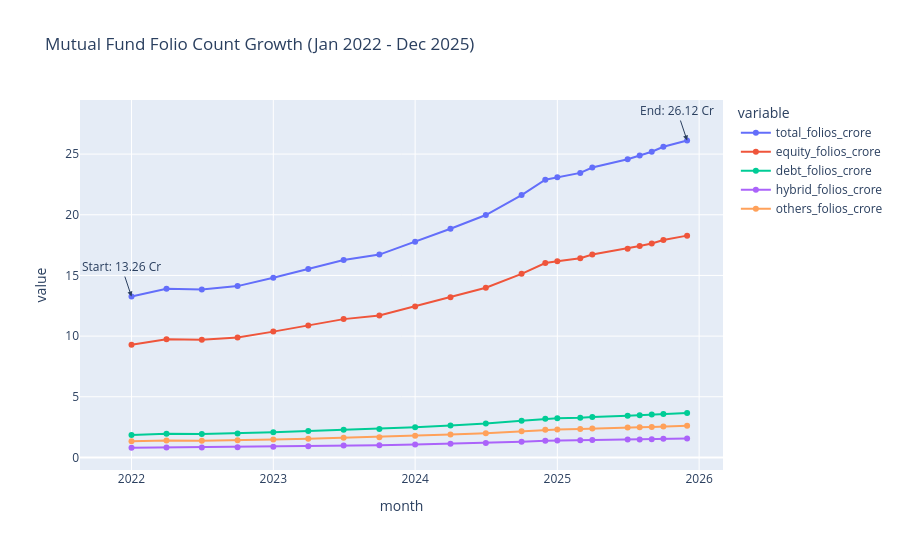

This figure's notebook cell:
### Code cell
# Load folio count data
folio_df = pd.read_csv("data/raw/06_industry_folio_count.csv")
print(folio_df.columns.tolist())
print(folio_df.head())

# Auto-detect date and value columns
date_col = folio_df.columns[0]
value_cols = [c for c in folio_df.columns if 'folio' in c.lower() or 'crore' in c.lower()]

fig = px.line(
    folio_df,
    x=date_col,
    y=value_cols if value_cols else folio_df.columns[1],
    title="Mutual Fund Folio Count Growth (Jan 2022 - Dec 2025)",
    markers=True
)

# Mark milestones (start and end)
fig.add_annotation(
    x=folio_df[date_col].iloc[0],
    y=folio_df[value_cols[0]].iloc[0] if value_cols else folio_df.iloc[0, 1],
    text=f"Start: {folio_df.iloc[0, 1]} Cr",
    showarrow=True, arrowhead=2
)
fig.add_annotation(
    x=folio_df[date_col].iloc[-1],
    y=folio_df[value_cols[0]].iloc[-1] if value_cols else folio_df.iloc[-1, 1],
    text=f"End: {folio_df.iloc[-1, 1]} Cr",
    showarrow=True, arrowhead=2
)

fig.update_layout(height=550)
fig.show()

fig.write_image("reports/folio_growth_chart.png", width=1400, height=700)
print("✅ Chart saved to reports/folio_growth_chart.png")

### Figure 1 — Plotly figure (JSON) as saved in the notebook; plotly's stock layout.template omitted (floating-point values rounded to 4 significant figures)
{"data": [{"hovertemplate": "variable=total_folios_crore<br>month=%{x}<br>value=%{y}<extra></extra>", "legendgroup": "total_folios_crore", "line": {"color": "#636efa", "dash": "solid"}, "marker": {"symbol": "circle"}, "mode": "lines+markers", "name": "total_folios_crore", "orientation": "v", "showlegend": true, "type": "scatter", "x": ["2022-01", "2022-04", "2022-07", "2022-10", "2023-01", "2023-04", "2023-07", "2023-10", "2024-01", "2024-04", "2024-07", "2024-10", "2024-12", "2025-01", "2025-03", "2025-04", "2025-07", "2025-08", "2025-09", "2025-10", "2025-12"], "xaxis": "x", "y": [13.26, 13.91, 13.85, 14.12, 14.81, 15.54, 16.28, 16.72, 17.78, 18.85, 19.98, 21.62, 22.89, 23.1, 23.45, 23.89, 24.57, 24.89, 25.19, 25.6, 26.12], "yaxis": "y"}, {"hovertemplate": "variable=equity_folios_crore<br>month=%{x}<br>value=%{y}<extra></extra>", "legendgroup": "equity_folios_crore", "line": {"color": "#EF553B", "dash": "solid"}, "marker": {"symbol": "circle"}, "mode": "lines+markers", "name": "equity_folios_crore", "orientation": "v", "showlegend": true, "type": "scatter", "x": ["2022-01", "2022-04", "2022-07", "2022-10", "2023-01", "2023-04", "2023-07", "2023-10", "2024-01", "2024-04", "2024-07", "2024-10", "2024-12", "2025-01", "2025-03", "2025-04", "2025-07", "2025-08", "2025-09", "2025-10", "2025-12"], "xaxis": "x", "y": [9.28, 9.74, 9.69, 9.88, 10.37, 10.88, 11.4, 11.7, 12.45, 13.2, 13.99, 15.13, 16.02, 16.17, 16.42, 16.72, 17.2, 17.42, 17.63, 17.92, 18.28], "yaxis": "y"}, {"hovertemplate": "variable=debt_folios_crore<br>month=%{x}<br>value=%{y}<extra></extra>", "legendgroup": "debt_folios_crore", "line": {"color": "#00cc96", "dash": "solid"}, "marker": {"symbol": "circle"}, "mode": "lines+markers", "name": "debt_folios_crore", "orientation": "v", "showlegend": true, "type": "scatter", "x": ["2022-01", "2022-04", "2022-07", "2022-10", "2023-01", "2023-04", "2023-07", "2023-10", "2024-01", "2024-04", "2024-07", "2024-10", "2024-12", "2025-01", "2025-03", "2025-04", "2025-07", "2025-08", "2025-09", "2025-10", "2025-12"], "xaxis": "x", "y": [1.86, 1.95, 1.94, 1.98, 2.07, 2.18, 2.28, 2.34, 2.49, 2.64, 2.8, 3.03, 3.2, 3.23, 3.28, 3.34, 3.44, 3.48, 3.53, 3.58, 3.66], "yaxis": "y"}, {"hovertemplate": "variable=hybrid_folios_crore<br>month=%{x}<br>value=%{y}<extra></extra>", "legendgroup": "hybrid_folios_crore", "line": {"color": "#ab63fa", "dash": "solid"}, "marker": {"symbol": "circle"}, "mode": "lines+markers", "name": "hybrid_folios_crore", "orientation": "v", "showlegend": true, "type": "scatter", "x": ["2022-01", "2022-04", "2022-07", "2022-10", "2023-01", "2023-04", "2023-07", "2023-10", "2024-01", "2024-04", "2024-07", "2024-10", "2024-12", "2025-01", "2025-03", "2025-04", "2025-07", "2025-08", "2025-09", "2025-10", "2025-12"], "xaxis": "x", "y": [0.8, 0.83, 0.83, 0.85, 0.89, 0.93, 0.98, 1.0, 1.07, 1.13, 1.2, 1.3, 1.37, 1.39, 1.41, 1.43, 1.47, 1.49, 1.51, 1.54, 1.57], "yaxis": "y"}, {"hovertemplate": "variable=others_folios_crore<br>month=%{x}<br>value=%{y}<extra></extra>", "legendgroup": "others_folios_crore", "line": {"color": "#FFA15A", "dash": "solid"}, "marker": {"symbol": "circle"}, "mode": "lines+markers", "name": "others_folios_crore", "orientation": "v", "showlegend": true, "type": "scatter", "x": ["2022-01", "2022-04", "2022-07", "2022-10", "2023-01", "2023-04", "2023-07", "2023-10", "2024-01", "2024-04", "2024-07", "2024-10", "2024-12", "2025-01", "2025-03", "2025-04", "2025-07", "2025-08", "2025-09", "2025-10", "2025-12"], "xaxis": "x", "y": [1.33, 1.39, 1.38, 1.41, 1.48, 1.55, 1.63, 1.67, 1.78, 1.89, 2.0, 2.16, 2.29, 2.31, 2.35, 2.39, 2.46, 2.49, 2.52, 2.56, 2.61], "yaxis": "y"}], "layout": {"annotations": [{"arrowhead": 2, "showarrow": true, "text": "Start: 13.26 Cr", "x": "2022-01", "y": 13.26}, {"arrowhead": 2, "showarrow": true, "text": "End: 26.12 Cr", "x": "2025-12", "y": 26.12}], "height": 550, "legend": {"title": {"text": "variable"}, "tracegroupgap": 0}, "title": {"text": "Mutual Fund Folio Count Growth (Jan 2022 - Dec 2025)"}, "xaxis": {"anchor": "y", "domain": [0, 1], "title": {"text": "month"}}, "yaxis": {"anchor": "x", "domain": [0, 1], "title": {"text": "value"}}}}
